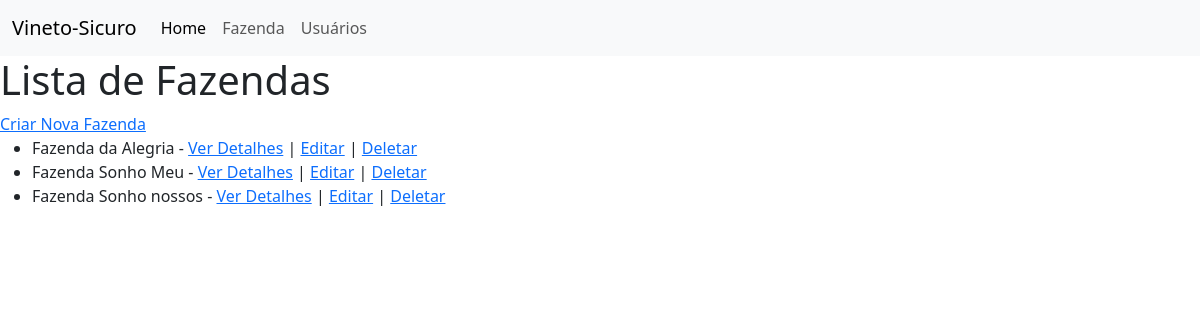
/farms/, run on the app's committed database.
### app1/models.py (models this page shows, shortened)
class Farm(models.Model):
    name = models.CharField(max_length=100)
    geolocalization = models.CharField(max_length=100, null=True)

### app1/views.py (the view)
# urls.py: path('farms/', views.farm_list, name='farm_list'),
def farm_list(request):
    farms = Farm.objects.all()
    return render(request, 'app1/farm_list.html', {'farms': farms})

### Templates/app1/Farm_list.html (shortened to what this page needs)
<!doctype html>
{% load static %}
<html lang="pt-br">
  <head>
    <link href="https://cdn.jsdelivr.net/npm/bootstrap@5.3.2/dist/css/bootstrap.min.css" rel="stylesheet">
  </head>
  <body>
    <nav class="navbar navbar-expand-lg bg-body-tertiary">
        <div class="container-fluid">
          <a class="navbar-brand" href="#">Vineto-Sicuro</a>
          <div class="collapse navbar-collapse" id="navbarNavAltMarkup">
            <div class="navbar-nav">
              <a class="nav-link active" aria-current="page" href="#">Home</a>
              <a class="nav-link" href="#">Fazenda</a>
              <a class="nav-link" href="#">Usuários</a>
            </div>
          </div>
        </div>
      </nav>
      <h1>Lista de Fazendas</h1>
      <a href="{% url 'app1:farm_create' %}">Criar Nova Fazenda</a>
      <ul>
          {% for farm in farms %}
              <li>
                  {{ farm.name }} - <a href="{% url 'app1:farm_detail' farm.pk %}">Ver Detalhes</a> |
                  <a href="{% url 'app1:farm_edit' farm.pk %}">Editar</a> |
                  <a href="{% url 'app1:farm_delete' farm.pk %}">Deletar</a>
              </li>
          {% empty %}
              <li>Nenhuma fazenda cadastrada.</li>
          {% endfor %}
      </ul>
  </body>
</html>

### data on the page
Farm: name "Fazenda da Alegria"
Farm: name "Fazenda Sonho Meu"
Farm: name "Fazenda Sonho nossos"
